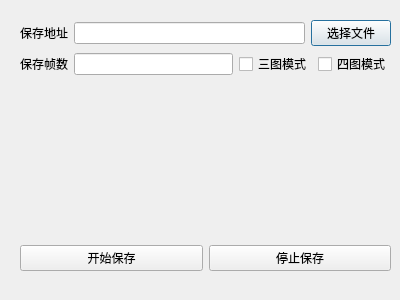
<?xml version="1.0" encoding="UTF-8"?>
<ui version="4.0">
 <class>saveDialog</class>
 <widget class="QDialog" name="saveDialog">
  <property name="geometry">
   <rect>
    <x>0</x>
    <y>0</y>
    <width>400</width>
    <height>300</height>
   </rect>
  </property>
  <property name="windowTitle">
   <string>Dialog</string>
  </property>
  <widget class="QWidget" name="">
   <property name="geometry">
    <rect>
     <x>20</x>
     <y>20</y>
     <width>371</width>
     <height>251</height>
    </rect>
   </property>
   <layout class="QVBoxLayout" name="verticalLayout">
    <item>
     <layout class="QHBoxLayout" name="horizontalLayout">
      <item>
       <widget class="QLabel" name="label">
        <property name="text">
         <string>保存地址</string>
        </property>
       </widget>
      </item>
      <item>
       <widget class="QLineEdit" name="pathLineEdit"/>
      </item>
      <item>
       <widget class="QPushButton" name="dirBtn">
        <property name="text">
         <string>选择文件</string>
        </property>
       </widget>
      </item>
     </layout>
    </item>
    <item>
     <layout class="QHBoxLayout" name="horizontalLayout_2">
      <item>
       <widget class="QLabel" name="label_2">
        <property name="text">
         <string>保存帧数</string>
        </property>
       </widget>
      </item>
      <item>
       <widget class="QLineEdit" name="FrameLineEdit"/>
      </item>
      <item>
       <widget class="QCheckBox" name="checkBox3pic">
        <property name="text">
         <string>三图模式</string>
        </property>
       </widget>
      </item>
      <item>
       <widget class="QCheckBox" name="checkBox4pic">
        <property name="text">
         <string>四图模式</string>
        </property>
       </widget>
      </item>
     </layout>
    </item>
    <item>
     <widget class="QLabel" name="info">
      <property name="text">
       <string/>
      </property>
     </widget>
    </item>
    <item>
     <layout class="QHBoxLayout" name="horizontalLayout_3">
      <item>
       <widget class="QPushButton" name="startBtn">
        <property name="text">
         <string>开始保存</string>
        </property>
       </widget>
      </item>
      <item>
       <widget class="QPushButton" name="stopBtn">
        <property name="text">
         <string>停止保存</string>
        </property>
       </widget>
      </item>
     </layout>
    </item>
   </layout>
  </widget>
 </widget>
 <resources/>
 <connections/>
</ui>
